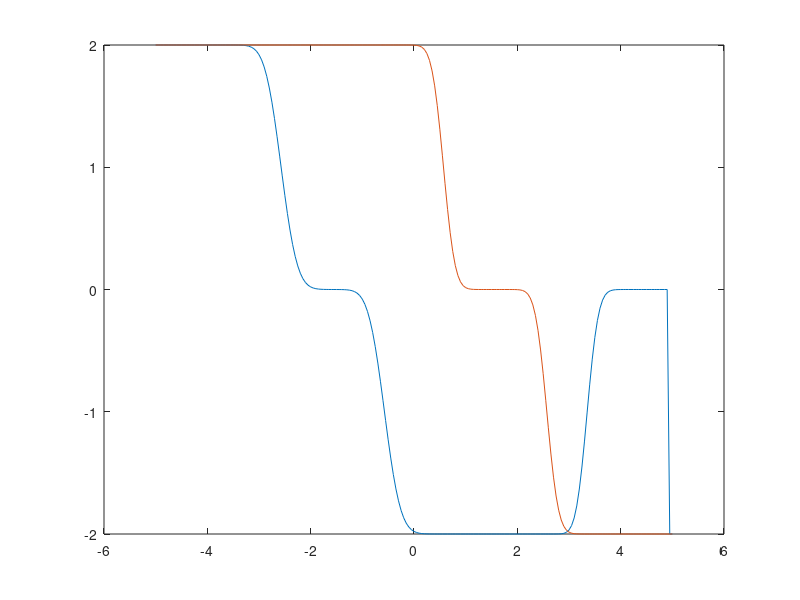

Write MATLAB code to recreate this figure.
%% Numerical Solutions to the Convection equation
%
%       df/dt + U*(df/dx) = 0
function problem2()
clear; clc;
%% Set constants, problem space

U = pi;
dt = 0.01; tf = 0.5;
nt = (tf / dt);
dx = 0.05;
x = -5:dx:5;
N = length(x) - 1;

% Initial condition
f_init = exact(x,0,U);
% Final analytic solution
f_analytic = exact(x,tf,U);
% Check for numerical stability
C_0 = U * dt / dx;
if C_0 > 1
    disp(['Warning, C_0 = ', num2str(C_0, 3), ' your solution is numerically unstable!']);
else 
    disp(['C_0 = ', num2str(C_0,3)]);
end

%% Make the Coefficient Matrices

e = ones(N-2,1);
% A_ftcs = spdiags([0.5*C_0*e, e, -0.5*C_0*e], -1:1,N-2,N-2);
A_ftbs = spdiags([e*C_0, e*(1-C_0), e*0], -1:1,N-2,N-2);

full(A_ftbs)

%% Solve using FTBS method
f_ftbs = f_init;
for i=1:nt
    f_save(2:N-1) = f_ftbs(2:N-1) * A_ftbs;
    f_ftbs(2:N-1) = f_save(2:N-1);
end

plot(x,f_ftbs, x, f_analytic)

end

function f= exact(x,t,U)
    %% get exact solution f(x,t)
    f = (erf((1-(x-U*t))/0.25) - erf((1+(x-U*t))/0.25));
end